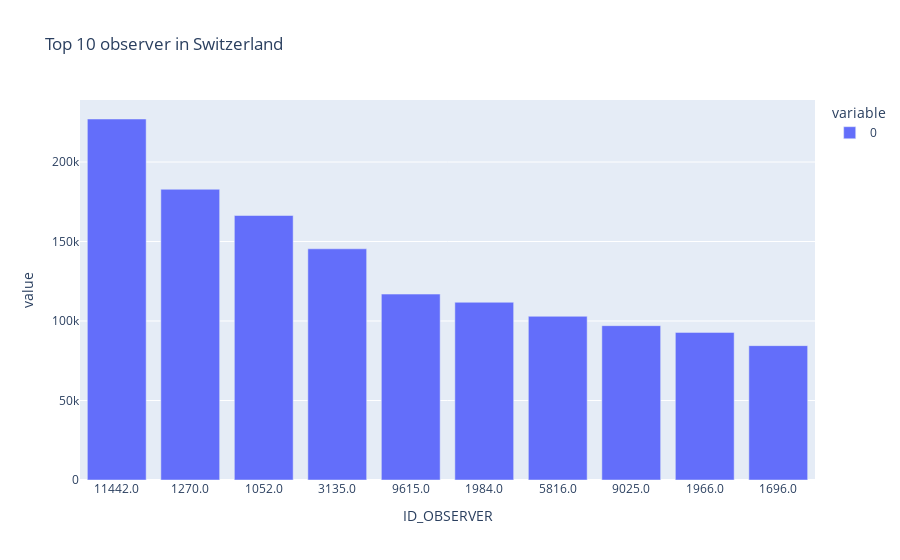

Source (notebook cell):
### Markdown cell above
#### Switzerland

### Code cell
ch_data['ID_OBSERVER'] = ch_data['ID_OBSERVER'].astype(str)
n_per_observer = ch_data.groupby('ID_OBSERVER').size().sort_values(ascending=False)
fig = px.bar(n_per_observer[0:10], title='Top 10 observer in Switzerland')
fig.show()

### Figure 1 — Plotly figure (JSON) as saved in the notebook; plotly's stock layout.template omitted (floating-point values rounded to 4 significant figures)
{"data": [{"alignmentgroup": "True", "hovertemplate": "variable=0<br>ID_OBSERVER=%{x}<br>value=%{y}<extra></extra>", "legendgroup": "0", "marker": {"color": "#636efa", "pattern": {"shape": ""}}, "name": "0", "offsetgroup": "0", "orientation": "v", "showlegend": true, "textposition": "auto", "type": "bar", "x": ["11442.0", "1270.0", "1052.0", "3135.0", "9615.0", "1984.0", "5816.0", "9025.0", "1966.0", "1696.0"], "xaxis": "x", "y": [227058, 182857, 166358, 145420, 116936, 111781, 102953, 97076, 92843, 84506], "yaxis": "y"}], "layout": {"barmode": "relative", "legend": {"title": {"text": "variable"}, "tracegroupgap": 0}, "title": {"text": "Top 10 observer in Switzerland"}, "xaxis": {"anchor": "y", "domain": [0, 1], "title": {"text": "ID_OBSERVER"}}, "yaxis": {"anchor": "x", "domain": [0, 1], "title": {"text": "value"}}}}
